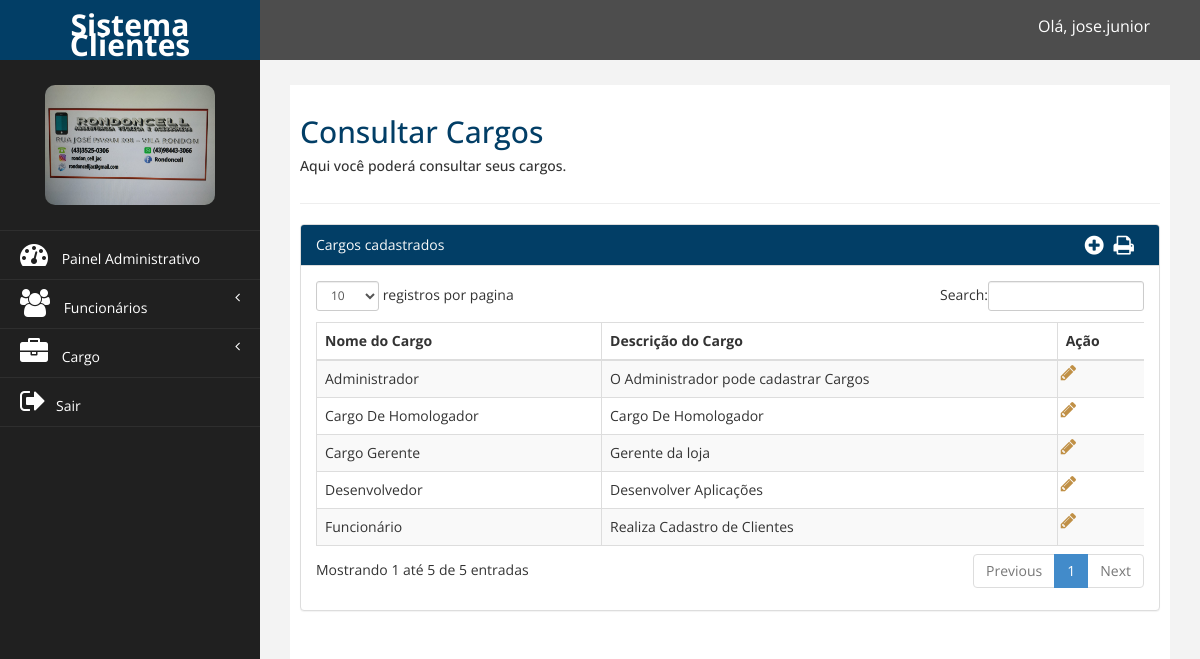
/financeiro/admin/consultar_cargo.php (signed in), run on the app's committed database.
### tables this page shows
CREATE TABLE `tb_cargo` (
  `id_cargo` int NOT NULL AUTO_INCREMENT,
  `nome_cargo` varchar(45) NOT NULL,
  `descricao_cargo` varchar(100) NOT NULL,
  `id_empresa` int NOT NULL,
  PRIMARY KEY (`id_cargo`),
  KEY `fk_tb_cargo_tb_empresa_idx` (`id_empresa`)
);

### DAO/CargoDAO.php (called while the page is built, shortened)
<?php
require_once 'UtilDAO.php';
class CargoDAO extends Conexao{
public function ConsultarCargo(){
    $conexao = parent::retornaConexao();
    $comando_sql = 'Select nome_cargo, id_cargo, descricao_cargo from tb_cargo where id_empresa = ? ';
    $sql = $conexao->prepare($comando_sql);
    $sql->bindValue(1, UtilDAO::CodigoEmpresa());
    $sql->execute();
    return $sql->fetchAll();
}
}

### DAO/UtilDAO.php (called while the page is built, shortened)
<?php
class UtilDAO{
    public static function CodigoEmpresa()
    {
        return $_SESSION['cod'];
    }
}

### financeiro/admin/consultar_cargo.php (the view, shortened to what this page needs)
<?php
require_once '../../DAO/UtilDAO.php';
require_once '../../DAO/CargoDAO.php';
$objCargo = new CargoDAO();
$cargos = $objCargo->ConsultarCargo();
?>
<!DOCTYPE html>
<html xmlns="http://www.w3.org/1999/xhtml">
<?php include_once('_head.php'); ?>
<body>
    <div id="wrapper">
        <?php include_once('_topo.php'); ?>
        <?php include_once('_menu.php'); ?>
        <div id="page-wrapper">
            <div id="page-inner">
                <div class="row">
                    <div class="col-md-12">
                        <h2>Consultar Cargos</h2>
                        <h5>Aqui você poderá consultar seus cargos. </h5>
                    </div>
                </div>
                <hr />
                <div class="row">
                <div class="col-md-12">
                    <div class="panel panel-default">
                    <div class="panel-heading">
                             Cargos cadastrados  <span> <a style="color:white;" href="pdfCargo.php" target="_blank"><i title="Emitir Relatorio de Cargo" style="font-size: 22px;float: right; padding:0px 10px" class="fa fa-print"></i></a></span>   <span> <a style="color:white;" href="novo_cargo.php"><i title="Criar Novo Cargo" style="font-size: 22px;float: right;" class="fa fa-plus-circle"></i></a></span>
                        </div>
                        <div class="panel-body">
                            <div class="table-responsive">
                                <table class="table table-striped table-bordered table-hover" id="dataTables-example">
                                    <thead>
                                        <tr>
                                            <th>Nome do Cargo</th>
                                            <th>Descrição do Cargo</th>
                                            <th >Ação</th>
                                        </tr>
                                    </thead>
                                    <tbody>
                                    <?php for ($i=0; $i<count($cargos) ; $i++) { ?>
                                        <tr class="odd gradeX">
                                            <td><?= $cargos[$i]['nome_cargo']?></td>
                                            <td><?= $cargos[$i]['descricao_cargo']?></td>
                                            <td style="padding: 3px 1px 3px 3px;">
                                                <a href="alterar_cargo.php?cod=<?= $cargos[$i]['id_cargo']?>"><i title="Alterar cargo" style=" color:#c09046; font-size:18px; margin-right:10px" class="fa fa-pencil"></i></a>
                                            </td>
                                        </tr>
                                    <?php }?>
                                    </tbody>
                                </table>
                            </div>
                        </div>
                    </div>
                </div>
            </div>
           </div>
        </div>
    </div>
</body>
</html>

### financeiro/admin/assets/css/custom.css (style rules this page uses)
body { font-family: 'Open Sans', sans-serif; }
#wrapper { width: 100%; background:#202020; }
#page-wrapper { padding: 15px 15px; min-height: 600px; background:#F3F3F3; }
#page-inner { width:100%; margin:10px 20px 10px 0px; background-color:#fff!important; padding:10px; min-height:1200px; }
h2 { color: #023e66; }
@media (min-width:768px) { #page-wrapper { margin: 0 0 0 260px; padding: 15px 30px; min-height: 1200px; } }

### data on the page
tb_cargo: nome_cargo "Administrador", descricao_cargo "O Administrador pode cadastrar Cargos"
tb_cargo: nome_cargo "Cargo De Homologador", descricao_cargo "Cargo De Homologador"
tb_cargo: nome_cargo "Cargo Gerente", descricao_cargo "Gerente da loja"
tb_cargo: nome_cargo "Desenvolvedor", descricao_cargo "Desenvolver Aplicações"
tb_cargo: nome_cargo "Funcionário", descricao_cargo "Realiza Cadastro de Clientes"

### other printed values
$nome "jose.junior"
